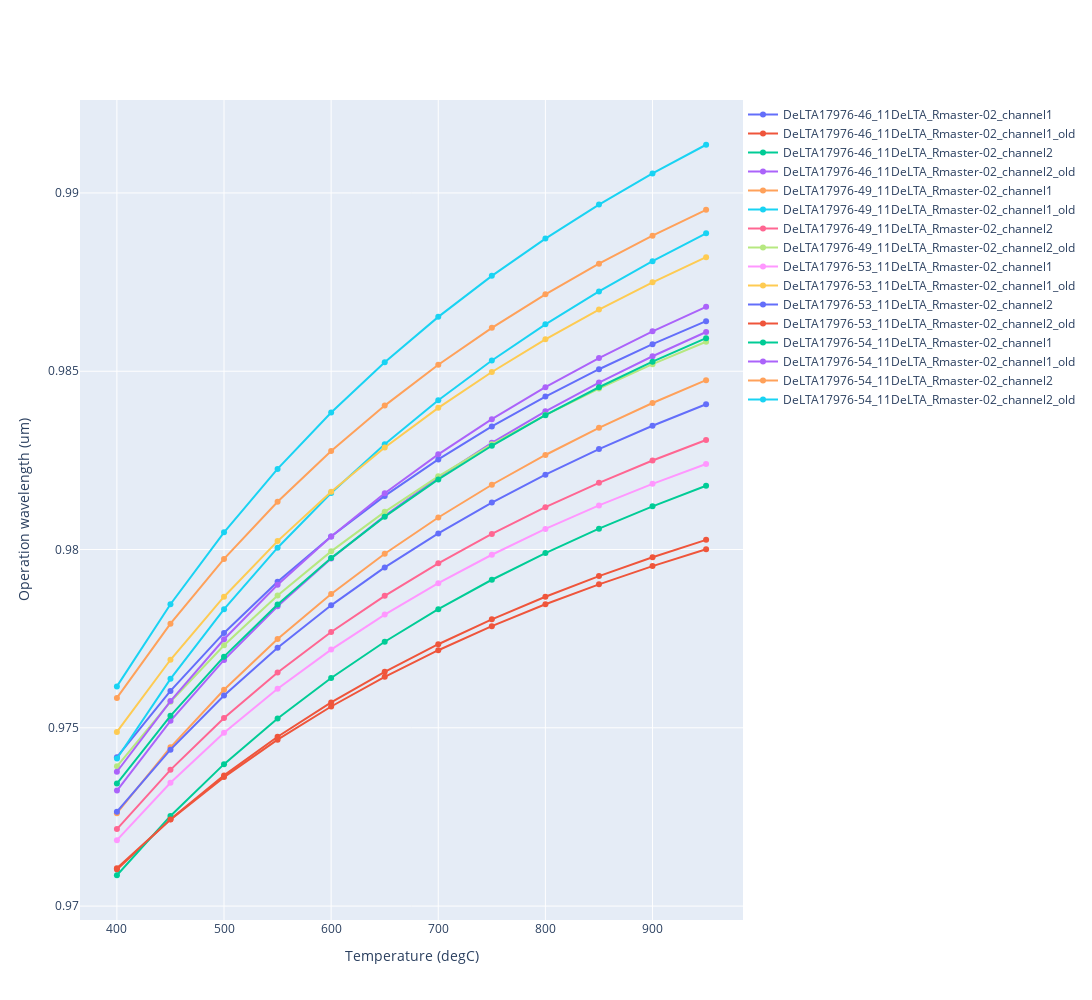
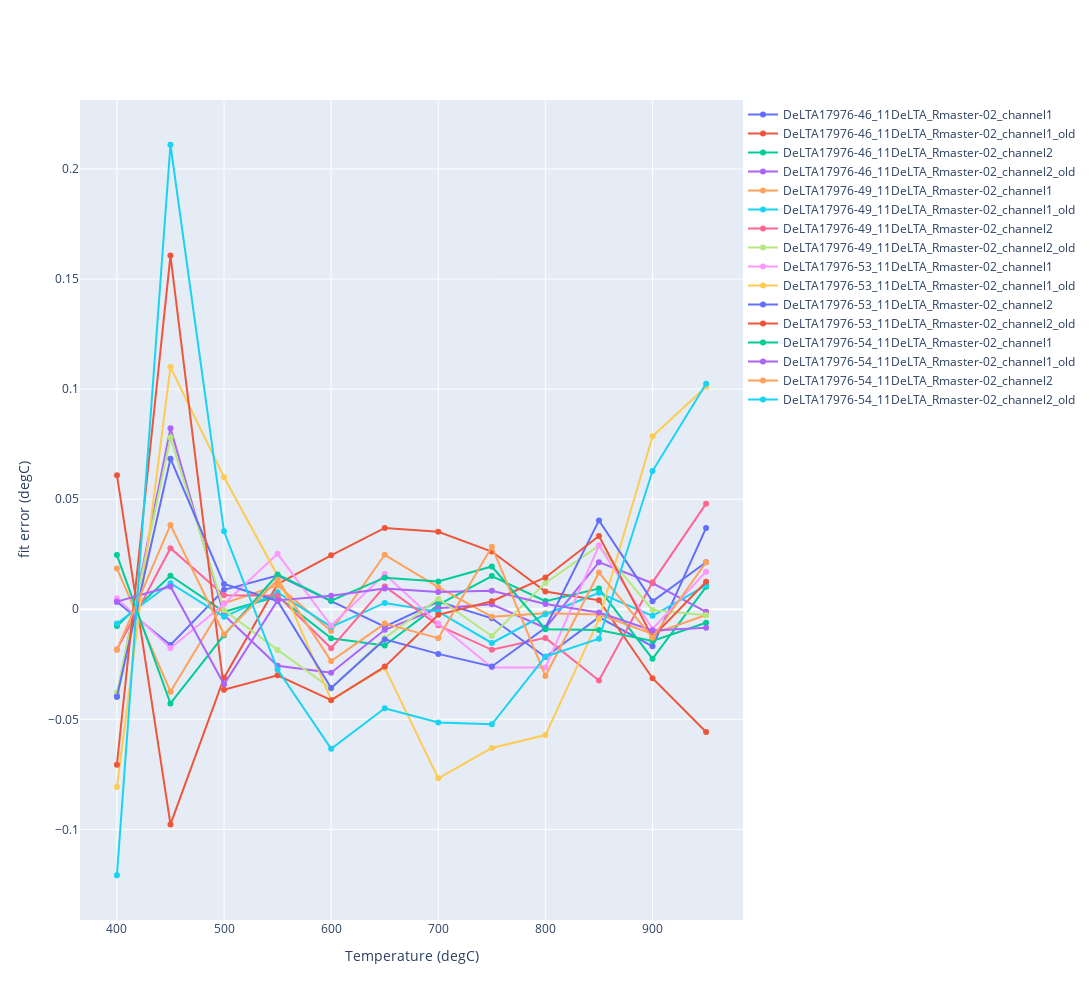

Notebook cell for these charts, in order:
### Markdown cell above
## Derive calibration parameters

### Code cell
files_arr = []

for f in files:
    if f.endswith(".csv"):
        files_arr.append(str(f)) 
        
dynamicFig1 = make_subplots(specs=[[{"secondary_y": False}]])
dynamicFig2 = make_subplots(specs=[[{"secondary_y": False}]])

C = 14388
T0 = 550

SN = []
Vinf = []
L1 = []
L2 = []
V0 = []


for i in files_arr:
    df = pd.read_csv(folder+i, sep=',', header=0)
    
    Tindices = np.where(df == "Master degC")
    if np.any(Tindices) == False:
        Tcolumn = np.where(df.columns == "Master T")[0][0] 
        Trow = -1
    else:
        Tcolumn = Tindices[1][0] 
        Trow = Tindices[0][0]
        
    Eindices = np.where(df == "UUT emission - Vdoo")
    
    if np.any(Eindices) == False:
        Ecolumn = np.where(df.columns == "Slave E")[0][0]
        Erow = -1
    else:
        Ecolumn = Eindices[1][0] 
        Erow = Eindices[0][0]
    
    T = ((np.array(list(df.iloc[:, Tcolumn][Trow+1:]), dtype=float)))
    E = np.array(list(df.iloc[:, Ecolumn][Erow+1:]), dtype=float)
    
    x = 1/(T+273.15)
    y = np.log(E)
    
    coeffs = np.polyfit(x, y, 2)
    fit = np.poly1d(coeffs)
    
    SN.append(i[:-4])
    Vinf.append(np.exp(coeffs[2]))
    L1.append((-C / coeffs[1]))
    L2.append((-C / coeffs[0]))
    V0.append(Vinf[-1]*np.exp(-C*(1 / (L1[-1]*(T0+273.15)) + 1 / (L2[-1]*(T0+273.15)**2))))
        
    Lambda_eff = 1/(1/L1[-1]+1/(L2[-1]*(T+273.15)))
    FitError = 1/(-0.5*L2[-1]/L1[-1]+L2[-1]*np.sqrt(0.25/(L1[-1])**2-np.log(E/Vinf[-1])/(C*L2[-1])))-273.15-T
    
    # Add traces
    dynamicFig1.add_trace(
        go.Scatter(x=T, y=Lambda_eff, name=SN[-1]),
        secondary_y=False,
    )
    
    # Add traces
    dynamicFig2.add_trace(
        go.Scatter(x=T, y=FitError, name=SN[-1]),  # add for no-line , mode='markers'
        secondary_y=False,
    )
    
    print(SN[-1] + ':')
    print('Vinf=', '{:.5e}'.format(Vinf[-1]),'\nV0=', '{:.5f}'.format(V0[-1]), '\nL1=', '{:.5f}'.format(L1[-1]), '\nL2=', '{:.5f}'.format(L2[-1]), '\n')

print("\nL1 average is: ", np.mean(L1))
print("L1 STD is: ", np.std(L1))
print("\nL2 average is: ", np.mean(L2))
print("L2 STD is: ", np.std(L2))
print("\nV0 average is: ", np.mean(V0))
print("V0 STD is: ", np.std(V0))
print("\nVinf average is: ", '{:.5e}'.format(np.mean(Vinf)))
print("Vinf STD is: ", '{:.5e}'.format(np.std(Vinf)))

dynamicFig1.update_layout(
    autosize=False,
    width=1200,
    height=1000,)

dynamicFig2.update_layout(
    autosize=False,
    width=1200,
    height=1000,)


dynamicFig1.update_xaxes(title_text="Temperature (degC)")
dynamicFig2.update_xaxes(title_text="Temperature (degC)")
dynamicFig1.update_layout(legend=dict(
    yanchor="top",
    y=0.99,
    xanchor="left",
    x=0.5
))
dynamicFig2.update_layout(legend=dict(
    yanchor="top",
    y=0.99,
    xanchor="left",
    x=0.5
))

dynamicFig1.update_yaxes(title_text="Operation wavelength (um)", secondary_y=False)
dynamicFig2.update_yaxes(title_text="fit error (degC)", secondary_y=False)
dynamicFig1.update_layout(legend=dict(
    yanchor="top",
    y=1,
    xanchor="left",
    x=1
))
dynamicFig2.update_layout(legend=dict(
    yanchor="top",
    y=1,
    xanchor="left",
    x=1
))

dynamicFig1.show()
dynamicFig2.show()

### Figure 1 — Plotly figure (JSON) as saved in the notebook; plotly's stock layout.template omitted (floating-point values rounded to 4 significant figures)
{"data": [{"name": "DeLTA17976-46_11DeLTA_Rmaster-02_channel1", "type": "scatter", "x": [400.0, 450.0, 500.0, 550.0, 600.0, 650.0, 700.0, 750.0, 800.0, 850.0, 900.0, 950.0], "xaxis": "x", "y": [0.9742, 0.976, 0.9777, 0.9791, 0.9804, 0.9815, 0.9825, 0.9835, 0.9843, 0.9851, 0.9858, 0.9864], "yaxis": "y"}, {"name": "DeLTA17976-46_11DeLTA_Rmaster-02_channel1_old", "type": "scatter", "x": [400.1, 450.0, 500.0, 550.0, 600.0, 650.0, 700.0, 750.0, 800.0, 850.0, 900.0, 950.0], "xaxis": "x", "y": [0.971, 0.9724, 0.9737, 0.9747, 0.9757, 0.9766, 0.9773, 0.978, 0.9787, 0.9793, 0.9798, 0.9803], "yaxis": "y"}, {"name": "DeLTA17976-46_11DeLTA_Rmaster-02_channel2", "type": "scatter", "x": [400.0, 450.0, 500.0, 550.0, 600.0, 650.0, 700.0, 750.0, 800.0, 850.0, 900.0, 950.0], "xaxis": "x", "y": [0.9709, 0.9725, 0.974, 0.9753, 0.9764, 0.9774, 0.9783, 0.9792, 0.9799, 0.9806, 0.9812, 0.9818], "yaxis": "y"}, {"name": "DeLTA17976-46_11DeLTA_Rmaster-02_channel2_old", "type": "scatter", "x": [400.1, 450.0, 500.0, 550.0, 600.0, 650.0, 700.0, 750.0, 800.0, 850.0, 900.0, 950.0], "xaxis": "x", "y": [0.9732, 0.9752, 0.9769, 0.9784, 0.9797, 0.9809, 0.982, 0.983, 0.9839, 0.9847, 0.9854, 0.9861], "yaxis": "y"}, {"name": "DeLTA17976-49_11DeLTA_Rmaster-02_channel1", "type": "scatter", "x": [400.0, 450.0, 500.0, 550.0, 600.0, 650.0, 700.0, 750.0, 800.0, 850.0, 900.0, 950.0], "xaxis": "x", "y": [0.9726, 0.9745, 0.9761, 0.9775, 0.9788, 0.9799, 0.9809, 0.9818, 0.9827, 0.9834, 0.9841, 0.9848], "yaxis": "y"}, {"name": "DeLTA17976-49_11DeLTA_Rmaster-02_channel1_old", "type": "scatter", "x": [400.1, 450.0, 500.0, 550.0, 600.0, 650.0, 700.0, 750.0, 800.0, 850.0, 900.0, 950.0], "xaxis": "x", "y": [0.9741, 0.9764, 0.9783, 0.9801, 0.9816, 0.983, 0.9842, 0.9853, 0.9863, 0.9872, 0.9881, 0.9889], "yaxis": "y"}, {"name": "DeLTA17976-49_11DeLTA_Rmaster-02_channel2", "type": "scatter", "x": [400.0, 450.0, 500.0, 550.0, 600.0, 650.0, 700.0, 750.0, 800.0, 850.0, 900.0, 950.0], "xaxis": "x", "y": [0.9722, 0.9738, 0.9753, 0.9766, 0.9777, 0.9787, 0.9796, 0.9804, 0.9812, 0.9819, 0.9825, 0.9831], "yaxis": "y"}, {"name": "DeLTA17976-49_11DeLTA_Rmaster-02_channel2_old", "type": "scatter", "x": [400.1, 450.0, 500.0, 550.0, 600.0, 650.0, 700.0, 750.0, 800.0, 850.0, 900.0, 950.0], "xaxis": "x", "y": [0.9739, 0.9757, 0.9773, 0.9787, 0.9799, 0.9811, 0.9821, 0.983, 0.9838, 0.9845, 0.9852, 0.9858], "yaxis": "y"}, {"name": "DeLTA17976-53_11DeLTA_Rmaster-02_channel1", "type": "scatter", "x": [400.0, 450.0, 500.0, 550.0, 600.0, 650.0, 700.0, 750.0, 800.0, 850.0, 900.0, 950.0], "xaxis": "x", "y": [0.9718, 0.9735, 0.9749, 0.9761, 0.9772, 0.9782, 0.9791, 0.9799, 0.9806, 0.9812, 0.9818, 0.9824], "yaxis": "y"}, {"name": "DeLTA17976-53_11DeLTA_Rmaster-02_channel1_old", "type": "scatter", "x": [400.0, 450.0, 500.0, 550.0, 600.0, 650.0, 700.0, 750, 800.0, 850.0, 900.0, 950.0], "xaxis": "x", "y": [0.9749, 0.9769, 0.9787, 0.9802, 0.9816, 0.9829, 0.984, 0.985, 0.9859, 0.9867, 0.9875, 0.9882], "yaxis": "y"}, {"name": "DeLTA17976-53_11DeLTA_Rmaster-02_channel2", "type": "scatter", "x": [400.0, 450.0, 500.0, 550.0, 600.0, 650.0, 700.0, 750.0, 800.0, 850.0, 900.0, 950.0], "xaxis": "x", "y": [0.9726, 0.9744, 0.9759, 0.9772, 0.9784, 0.9795, 0.9805, 0.9813, 0.9821, 0.9828, 0.9835, 0.9841], "yaxis": "y"}, {"name": "DeLTA17976-53_11DeLTA_Rmaster-02_channel2_old", "type": "scatter", "x": [400.0, 450.0, 500.0, 550.0, 600.0, 650.0, 700.0, 750, 800.0, 850.0, 900.0, 950.0], "xaxis": "x", "y": [0.9711, 0.9724, 0.9736, 0.9747, 0.9756, 0.9764, 0.9772, 0.9779, 0.9785, 0.979, 0.9795, 0.98], "yaxis": "y"}, {"name": "DeLTA17976-54_11DeLTA_Rmaster-02_channel1", "type": "scatter", "x": [400.0, 450.0, 500.0, 550.0, 600.0, 650.0, 700.0, 750.0, 800.0, 850.0, 900.0, 950.0], "xaxis": "x", "y": [0.9734, 0.9753, 0.977, 0.9785, 0.9798, 0.9809, 0.982, 0.9829, 0.9838, 0.9846, 0.9853, 0.9859], "yaxis": "y"}, {"name": "DeLTA17976-54_11DeLTA_Rmaster-02_channel1_old", "type": "scatter", "x": [400.0, 450.0, 500.0, 550.0, 600.0, 650.0, 700.0, 750, 800.0, 850.0, 900.0, 950.0], "xaxis": "x", "y": [0.9738, 0.9758, 0.9775, 0.979, 0.9804, 0.9816, 0.9827, 0.9837, 0.9846, 0.9854, 0.9861, 0.9868], "yaxis": "y"}, {"name": "DeLTA17976-54_11DeLTA_Rmaster-02_channel2", "type": "scatter", "x": [400.0, 450.0, 500.0, 550.0, 600.0, 650.0, 700.0, 750.0, 800.0, 850.0, 900.0, 950.0], "xaxis": "x", "y": [0.9758, 0.9779, 0.9797, 0.9813, 0.9828, 0.984, 0.9852, 0.9862, 0.9872, 0.988, 0.9888, 0.9895], "yaxis": "y"}, {"name": "DeLTA17976-54_11DeLTA_Rmaster-02_channel2_old", "type": "scatter", "x": [400.0, 450.0, 500.0, 550.0, 600.0, 650.0, 700.0, 750, 800.0, 850.0, 900.0, 950.0], "xaxis": "x", "y": [0.9762, 0.9785, 0.9805, 0.9823, 0.9838, 0.9853, 0.9865, 0.9877, 0.9887, 0.9897, 0.9905, 0.9914], "yaxis": "y"}], "layout": {"autosize": false, "height": 1000, "legend": {"x": 1, "xanchor": "left", "y": 1, "yanchor": "top"}, "width": 1200, "xaxis": {"anchor": "y", "autorange": true, "domain": [0, 1], "range": [366.0, 984.0], "title": {"text": "Temperature (degC)"}, "type": "linear"}, "yaxis": {"anchor": "x", "autorange": true, "domain": [0, 1], "range": [0.9696, 0.9926], "title": {"text": "Operation wavelength (um)"}, "type": "linear"}}}

### Figure 2 — Plotly figure (JSON) as saved in the notebook; plotly's stock layout.template omitted (floating-point values rounded to 4 significant figures)
{"data": [{"name": "DeLTA17976-46_11DeLTA_Rmaster-02_channel1", "type": "scatter", "x": [400.0, 450.0, 500.0, 550.0, 600.0, 650.0, 700.0, 750.0, 800.0, 850.0, 900.0, 950.0], "xaxis": "x", "y": [0.003402, -0.01622, 0.008824, 0.01535, 0.003706, -0.007891, 0.003474, -0.004113, -0.02167, -0.003629, -0.01685, 0.03693], "yaxis": "y"}, {"name": "DeLTA17976-46_11DeLTA_Rmaster-02_channel1_old", "type": "scatter", "x": [400.1, 450.0, 500.0, 550.0, 600.0, 650.0, 700.0, 750.0, 800.0, 850.0, 900.0, 950.0], "xaxis": "x", "y": [0.06084, -0.09776, -0.03111, 0.01143, 0.02449, 0.03694, 0.03522, 0.02622, 0.008054, 0.004067, -0.03133, -0.05574], "yaxis": "y"}, {"name": "DeLTA17976-46_11DeLTA_Rmaster-02_channel2", "type": "scatter", "x": [400.0, 450.0, 500.0, 550.0, 600.0, 650.0, 700.0, 750.0, 800.0, 850.0, 900.0, 950.0], "xaxis": "x", "y": [-0.007633, 0.01521, -0.001172, 0.005912, -0.01322, -0.01645, 0.002002, 0.01508, 0.003695, 0.0094, -0.02252, 0.0102], "yaxis": "y"}, {"name": "DeLTA17976-46_11DeLTA_Rmaster-02_channel2_old", "type": "scatter", "x": [400.1, 450.0, 500.0, 550.0, 600.0, 650.0, 700.0, 750.0, 800.0, 850.0, 900.0, 950.0], "xaxis": "x", "y": [-0.03905, 0.0822, -0.002606, -0.02564, -0.02887, -0.009309, 0.0004128, 0.002274, -0.008516, 0.02138, 0.01183, -0.001138], "yaxis": "y"}, {"name": "DeLTA17976-49_11DeLTA_Rmaster-02_channel1", "type": "scatter", "x": [400.0, 450.0, 500.0, 550.0, 600.0, 650.0, 700.0, 750.0, 800.0, 850.0, 900.0, 950.0], "xaxis": "x", "y": [0.01857, -0.03745, 0.002733, 0.01082, -0.00985, 0.02475, 0.01005, -0.003408, -0.001825, -0.002382, -0.01126, -0.002594], "yaxis": "y"}, {"name": "DeLTA17976-49_11DeLTA_Rmaster-02_channel1_old", "type": "scatter", "x": [400.1, 450.0, 500.0, 550.0, 600.0, 650.0, 700.0, 750.0, 800.0, 850.0, 900.0, 950.0], "xaxis": "x", "y": [-0.006499, 0.01186, -0.003446, 0.007702, -0.008039, 0.002865, -0.00108, -0.01532, -0.002278, 0.007453, -0.002999, 0.01088], "yaxis": "y"}, {"name": "DeLTA17976-49_11DeLTA_Rmaster-02_channel2", "type": "scatter", "x": [400.0, 450.0, 500.0, 550.0, 600.0, 650.0, 700.0, 750.0, 800.0, 850.0, 900.0, 950.0], "xaxis": "x", "y": [-0.01834, 0.02773, 0.006379, 0.006189, -0.01768, 0.01037, -0.007317, -0.01842, -0.013, -0.03238, 0.01222, 0.04796], "yaxis": "y"}, {"name": "DeLTA17976-49_11DeLTA_Rmaster-02_channel2_old", "type": "scatter", "x": [400.1, 450.0, 500.0, 550.0, 600.0, 650.0, 700.0, 750.0, 800.0, 850.0, 900.0, 950.0], "xaxis": "x", "y": [-0.03777, 0.07801, -0.0004047, -0.01846, -0.03601, -0.01311, 0.004777, -0.01213, 0.01197, 0.02891, -0.0003335, -0.002716], "yaxis": "y"}, {"name": "DeLTA17976-53_11DeLTA_Rmaster-02_channel1", "type": "scatter", "x": [400.0, 450.0, 500.0, 550.0, 600.0, 650.0, 700.0, 750.0, 800.0, 850.0, 900.0, 950.0], "xaxis": "x", "y": [0.004972, -0.01767, 0.002425, 0.02516, -0.007512, 0.01596, -0.006486, -0.02646, -0.02643, 0.02894, -0.008969, 0.01707], "yaxis": "y"}, {"name": "DeLTA17976-53_11DeLTA_Rmaster-02_channel1_old", "type": "scatter", "x": [400.0, 450.0, 500.0, 550.0, 600.0, 650.0, 700.0, 750, 800.0, 850.0, 900.0, 950.0], "xaxis": "x", "y": [-0.08074, 0.11, 0.05997, 0.01532, -0.04119, -0.02654, -0.0768, -0.06303, -0.05715, -0.004509, 0.07855, 0.1011], "yaxis": "y"}, {"name": "DeLTA17976-53_11DeLTA_Rmaster-02_channel2", "type": "scatter", "x": [400.0, 450.0, 500.0, 550.0, 600.0, 650.0, 700.0, 750.0, 800.0, 850.0, 900.0, 950.0], "xaxis": "x", "y": [-0.03989, 0.06841, 0.01151, 0.003769, -0.03574, -0.01369, -0.02027, -0.02599, -0.008416, 0.04036, 0.003643, 0.02135], "yaxis": "y"}, {"name": "DeLTA17976-53_11DeLTA_Rmaster-02_channel2_old", "type": "scatter", "x": [400.0, 450.0, 500.0, 550.0, 600.0, 650.0, 700.0, 750, 800.0, 850.0, 900.0, 950.0], "xaxis": "x", "y": [-0.07058, 0.1607, -0.03658, -0.03002, -0.04129, -0.02606, -0.002545, 0.003638, 0.01443, 0.03332, -0.01267, 0.01248], "yaxis": "y"}, {"name": "DeLTA17976-54_11DeLTA_Rmaster-02_channel1", "type": "scatter", "x": [400.0, 450.0, 500.0, 550.0, 600.0, 650.0, 700.0, 750.0, 800.0, 850.0, 900.0, 950.0], "xaxis": "x", "y": [0.02462, -0.0428, -0.01178, 0.01576, 0.003897, 0.01434, 0.01263, 0.01943, -0.009058, -0.009401, -0.01442, -0.006116], "yaxis": "y"}, {"name": "DeLTA17976-54_11DeLTA_Rmaster-02_channel1_old", "type": "scatter", "x": [400.0, 450.0, 500.0, 550.0, 600.0, 650.0, 700.0, 750, 800.0, 850.0, 900.0, 950.0], "xaxis": "x", "y": [0.003451, 0.01035, -0.0341, 0.004036, 0.006155, 0.009387, 0.007842, 0.008417, 0.002392, -0.001476, -0.009634, -0.008429], "yaxis": "y"}, {"name": "DeLTA17976-54_11DeLTA_Rmaster-02_channel2", "type": "scatter", "x": [400.0, 450.0, 500.0, 550.0, 600.0, 650.0, 700.0, 750.0, 800.0, 850.0, 900.0, 950.0], "xaxis": "x", "y": [-0.01841, 0.03831, -0.01136, 0.01342, -0.02353, -0.006527, -0.01313, 0.02843, -0.03031, 0.01669, -0.01293, 0.02137], "yaxis": "y"}, {"name": "DeLTA17976-54_11DeLTA_Rmaster-02_channel2_old", "type": "scatter", "x": [400.0, 450.0, 500.0, 550.0, 600.0, 650.0, 700.0, 750, 800.0, 850.0, 900.0, 950.0], "xaxis": "x", "y": [-0.1208, 0.211, 0.0354, -0.0274, -0.06339, -0.04499, -0.05148, -0.05226, -0.02151, -0.01341, 0.06277, 0.1025], "yaxis": "y"}], "layout": {"autosize": false, "height": 1000, "legend": {"x": 1, "xanchor": "left", "y": 1, "yanchor": "top"}, "width": 1200, "xaxis": {"anchor": "y", "autorange": true, "domain": [0, 1], "range": [366.0, 984.0], "title": {"text": "Temperature (degC)"}, "type": "linear"}, "yaxis": {"anchor": "x", "autorange": true, "domain": [0, 1], "range": [-0.1412, 0.2313], "title": {"text": "fit error (degC)"}, "type": "linear"}}}
